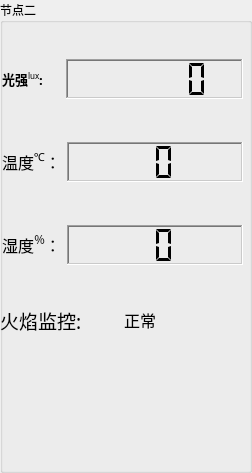
      <widget class="QGroupBox" name="groupBox_2">
       <property name="font">
        <font>
         <family>楷体_GB2312</family>
         <pointsize>9</pointsize>
         <weight>50</weight>
         <bold>false</bold>
        </font>
       </property>
       <property name="autoFillBackground">
        <bool>true</bool>
       </property>
       <property name="title">
        <string>节点二</string>
       </property>
       <property name="flat">
        <bool>true</bool>
       </property>
       <widget class="QPushButton" name="pushButton_light_fire_211">
        <property name="geometry">
         <rect>
          <x>-20</x>
          <y>340</y>
          <width>131</width>
          <height>111</height>
         </rect>
        </property>
        <property name="styleSheet">
         <string notr="true">background-image:url(:/images/08269450168fad5206c222副本.png)</string>
        </property>
        <property name="locale">
         <locale language="English" country="UnitedStatesMinorOutlyingIslands"/>
        </property>
        <property name="text">
         <string/>
        </property>
        <property name="flat">
         <bool>true</bool>
        </property>
       </widget>
       <widget class="QPushButton" name="pushButton_light_fire_221">
        <property name="geometry">
         <rect>
          <x>110</x>
          <y>340</y>
          <width>131</width>
          <height>111</height>
         </rect>
        </property>
        <property name="styleSheet">
         <string notr="true">background-image:url(:/images/08269450168fad5206c222副本.png)</string>
        </property>
        <property name="locale">
         <locale language="English" country="UnitedStatesMinorOutlyingIslands"/>
        </property>
        <property name="text">
         <string/>
        </property>
        <property name="flat">
         <bool>true</bool>
        </property>
       </widget>
       <widget class="QWidget" name="layoutWidget_3">
        <property name="geometry">
         <rect>
          <x>0</x>
          <y>300</y>
          <width>241</width>
          <height>41</height>
         </rect>
        </property>
        <layout class="QHBoxLayout" name="horizontalLayout_23">
         <item>
          <widget class="QLabel" name="Label_Fire_2">
           <property name="sizePolicy">
            <sizepolicy hsizetype="Minimum" vsizetype="MinimumExpanding">
             <horstretch>0</horstretch>
             <verstretch>0</verstretch>
            </sizepolicy>
           </property>
           <property name="maximumSize">
            <size>
             <width>200</width>
             <height>50</height>
            </size>
           </property>
           <property name="font">
            <font>
             <family>楷体</family>
             <pointsize>12</pointsize>
             <weight>50</weight>
             <bold>false</bold>
             <underline>false</underline>
            </font>
           </property>
           <property name="text">
            <string>&lt;html&gt;&lt;head/&gt;&lt;body&gt;&lt;p&gt;&lt;span style=&quot; font-size:14pt;&quot;&gt;火焰监控:&lt;/span&gt;&lt;/p&gt;&lt;/body&gt;&lt;/html&gt;</string>
           </property>
          </widget>
         </item>
         <item>
          <widget class="QLabel" name="Label_FireResult_2">
           <property name="sizePolicy">
            <sizepolicy hsizetype="Maximum" vsizetype="Maximum">
             <horstretch>0</horstretch>
             <verstretch>0</verstretch>
            </sizepolicy>
           </property>
           <property name="maximumSize">
            <size>
             <width>200</width>
             <height>50</height>
            </size>
           </property>
           <property name="font">
            <font>
             <family>楷体</family>
             <pointsize>12</pointsize>
             <weight>50</weight>
             <bold>false</bold>
             <underline>false</underline>
            </font>
           </property>
           <property name="text">
            <string>&lt;html&gt;&lt;head/&gt;&lt;body&gt;&lt;p&gt; 正常 &lt;/p&gt;&lt;/body&gt;&lt;/html&gt;</string>
           </property>
          </widget>
         </item>
        </layout>
       </widget>
       <widget class="QWidget" name="layoutWidget_2">
        <property name="geometry">
         <rect>
          <x>2</x>
          <y>22</y>
          <width>241</width>
          <height>281</height>
         </rect>
        </property>
        <layout class="QVBoxLayout" name="verticalLayout_3">
         <item>
          <layout class="QHBoxLayout" name="horizontalLayout_4">
           <item>
            <widget class="QLabel" name="Label_Lux_2">
             <property name="sizePolicy">
              <sizepolicy hsizetype="Maximum" vsizetype="Maximum">
               <horstretch>0</horstretch>
               <verstretch>0</verstretch>
              </sizepolicy>
             </property>
             <property name="font">
              <font>
               <family>楷体</family>
               <pointsize>12</pointsize>
               <weight>50</weight>
               <bold>false</bold>
               <underline>false</underline>
              </font>
             </property>
             <property name="text">
              <string>&lt;html&gt;&lt;head/&gt;&lt;body&gt;&lt;p&gt;&lt;span style=&quot; font-size:10pt; font-weight:600;&quot;&gt;光强&lt;/span&gt;&lt;span style=&quot; font-size:10pt; vertical-align:super;&quot;&gt;lux&lt;/span&gt;&lt;span style=&quot; font-size:10pt; font-weight:600;&quot;&gt;:&lt;/span&gt;&lt;/p&gt;&lt;/body&gt;&lt;/html&gt;</string>
             </property>
            </widget>
           </item>
           <item>
            <spacer name="horizontalSpacer_6">
             <property name="orientation">
              <enum>Qt::Horizontal</enum>
             </property>
             <property name="sizeType">
              <enum>QSizePolicy::Ignored</enum>
             </property>
             <property name="sizeHint" stdset="0">
              <size>
               <width>17</width>
               <height>13</height>
              </size>
             </property>
            </spacer>
           </item>
           <item>
            <widget class="QLCDNumber" name="lcdNumber_lux_2">
             <property name="sizePolicy">
              <sizepolicy hsizetype="MinimumExpanding" vsizetype="Maximum">
               <horstretch>0</horstretch>
               <verstretch>0</verstretch>
              </sizepolicy>
             </property>
             <property name="minimumSize">
              <size>
               <width>0</width>
               <height>40</height>
              </size>
             </property>
             <property name="baseSize">
              <size>
               <width>0</width>
               <height>0</height>
              </size>
             </property>
             <property name="font">
              <font>
               <weight>75</weight>
               <bold>true</bold>
              </font>
             </property>
             <property name="cursor">
              <cursorShape>ArrowCursor</cursorShape>
             </property>
             <property name="autoFillBackground">
              <bool>false</bool>
             </property>
             <property name="frameShape">
              <enum>QFrame::WinPanel</enum>
             </property>
             <property name="frameShadow">
              <enum>QFrame::Sunken</enum>
             </property>
             <property name="smallDecimalPoint">
              <bool>true</bool>
             </property>
             <property name="digitCount">
              <number>5</number>
             </property>
             <property name="segmentStyle">
              <enum>QLCDNumber::Flat</enum>
             </property>
            </widget>
           </item>
          </layout>
         </item>
         <item>
          <layout class="QHBoxLayout" name="horizontalLayout_10">
           <item>
            <widget class="QLabel" name="label_Temp_2">
             <property name="sizePolicy">
              <sizepolicy hsizetype="Maximum" vsizetype="Maximum">
               <horstretch>0</horstretch>
               <verstretch>0</verstretch>
              </sizepolicy>
             </property>
             <property name="font">
              <font>
               <family>楷体</family>
               <pointsize>12</pointsize>
               <weight>50</weight>
               <bold>false</bold>
              </font>
             </property>
             <property name="text">
              <string>&lt;html&gt;&lt;head/&gt;&lt;body&gt;&lt;p align=&quot;center&quot;&gt;&lt;span style=&quot; font-weight:400;&quot;&gt;温度&lt;/span&gt;&lt;span style=&quot; font-weight:400; vertical-align:super;&quot;&gt;℃&lt;/span&gt;&lt;span style=&quot; font-weight:400;&quot;&gt;：&lt;/span&gt;&lt;/p&gt;&lt;/body&gt;&lt;/html&gt;</string>
             </property>
            </widget>
           </item>
           <item>
            <widget class="QLCDNumber" name="lcdNumber_Temp_2">
             <property name="sizePolicy">
              <sizepolicy hsizetype="Minimum" vsizetype="Maximum">
               <horstretch>0</horstretch>
               <verstretch>0</verstretch>
              </sizepolicy>
             </property>
             <property name="minimumSize">
              <size>
               <width>10</width>
               <height>40</height>
              </size>
             </property>
             <property name="baseSize">
              <size>
               <width>0</width>
               <height>0</height>
              </size>
             </property>
             <property name="font">
              <font>
               <weight>75</weight>
               <bold>true</bold>
              </font>
             </property>
             <property name="cursor">
              <cursorShape>ArrowCursor</cursorShape>
             </property>
             <property name="autoFillBackground">
              <bool>false</bool>
             </property>
             <property name="frameShape">
              <enum>QFrame::WinPanel</enum>
             </property>
             <property name="frameShadow">
              <enum>QFrame::Sunken</enum>
             </property>
             <property name="smallDecimalPoint">
              <bool>true</bool>
             </property>
             <property name="digitCount">
              <number>2</number>
             </property>
             <property name="segmentStyle">
              <enum>QLCDNumber::Flat</enum>
             </property>
            </widget>
           </item>
          </layout>
         </item>
         <item>
          <layout class="QHBoxLayout" name="horizontalLayout_11">
           <item>
            <widget class="QLabel" name="label_Humidity_2">
             <property name="sizePolicy">
              <sizepolicy hsizetype="Maximum" vsizetype="Maximum">
               <horstretch>0</horstretch>
               <verstretch>0</verstretch>
              </sizepolicy>
             </property>
             <property name="font">
              <font>
               <family>楷体</family>
               <pointsize>12</pointsize>
               <weight>50</weight>
               <bold>false</bold>
              </font>
             </property>
             <property name="text">
              <string>&lt;html&gt;&lt;head/&gt;&lt;body&gt;&lt;p align=&quot;center&quot;&gt;&lt;span style=&quot; font-weight:400;&quot;&gt;湿度&lt;/span&gt;&lt;span style=&quot; font-weight:400; vertical-align:super;&quot;&gt;％&lt;/span&gt;&lt;span style=&quot; font-weight:400;&quot;&gt;：&lt;/span&gt;&lt;/p&gt;&lt;/body&gt;&lt;/html&gt;</string>
             </property>
            </widget>
           </item>
           <item>
            <widget class="QLCDNumber" name="lcdNumber_Humidity_2">
             <property name="sizePolicy">
              <sizepolicy hsizetype="Preferred" vsizetype="Maximum">
               <horstretch>0</horstretch>
               <verstretch>0</verstretch>
              </sizepolicy>
             </property>
             <property name="minimumSize">
              <size>
               <width>0</width>
               <height>40</height>
              </size>
             </property>
             <property name="baseSize">
              <size>
               <width>0</width>
               <height>0</height>
              </size>
             </property>
             <property name="font">
              <font>
               <weight>75</weight>
               <bold>true</bold>
              </font>
             </property>
             <property name="cursor">
              <cursorShape>ArrowCursor</cursorShape>
             </property>
             <property name="autoFillBackground">
              <bool>false</bool>
             </property>
             <property name="frameShape">
              <enum>QFrame::WinPanel</enum>
             </property>
             <property name="frameShadow">
              <enum>QFrame::Sunken</enum>
             </property>
             <property name="smallDecimalPoint">
              <bool>true</bool>
             </property>
             <property name="digitCount">
              <number>2</number>
             </property>
             <property name="segmentStyle">
              <enum>QLCDNumber::Flat</enum>
             </property>
            </widget>
           </item>
          </layout>
         </item>
        </layout>
       </widget>
       <widget class="QPushButton" name="pushButton_light_fire_210">
        <property name="geometry">
         <rect>
          <x>-20</x>
          <y>343</y>
          <width>131</width>
          <height>121</height>
         </rect>
        </property>
        <property name="styleSheet">
         <string notr="true">background-image:url(:/images/08269450168fad5206c副本.png)</string>
        </property>
        <property name="locale">
         <locale language="English" country="UnitedStatesMinorOutlyingIslands"/>
        </property>
        <property name="text">
         <string/>
        </property>
        <property name="flat">
         <bool>true</bool>
        </property>
       </widget>
       <widget class="QPushButton" name="pushButton_light_fire_220">
        <property name="geometry">
         <rect>
          <x>110</x>
          <y>343</y>
          <width>131</width>
          <height>121</height>
         </rect>
        </property>
        <property name="styleSheet">
         <string notr="true">background-image:url(:/images/08269450168fad5206c副本.png)</string>
        </property>
        <property name="locale">
         <locale language="English" country="UnitedStatesMinorOutlyingIslands"/>
        </property>
        <property name="text">
         <string/>
        </property>
        <property name="flat">
         <bool>true</bool>
        </property>
       </widget>
      </widget>
